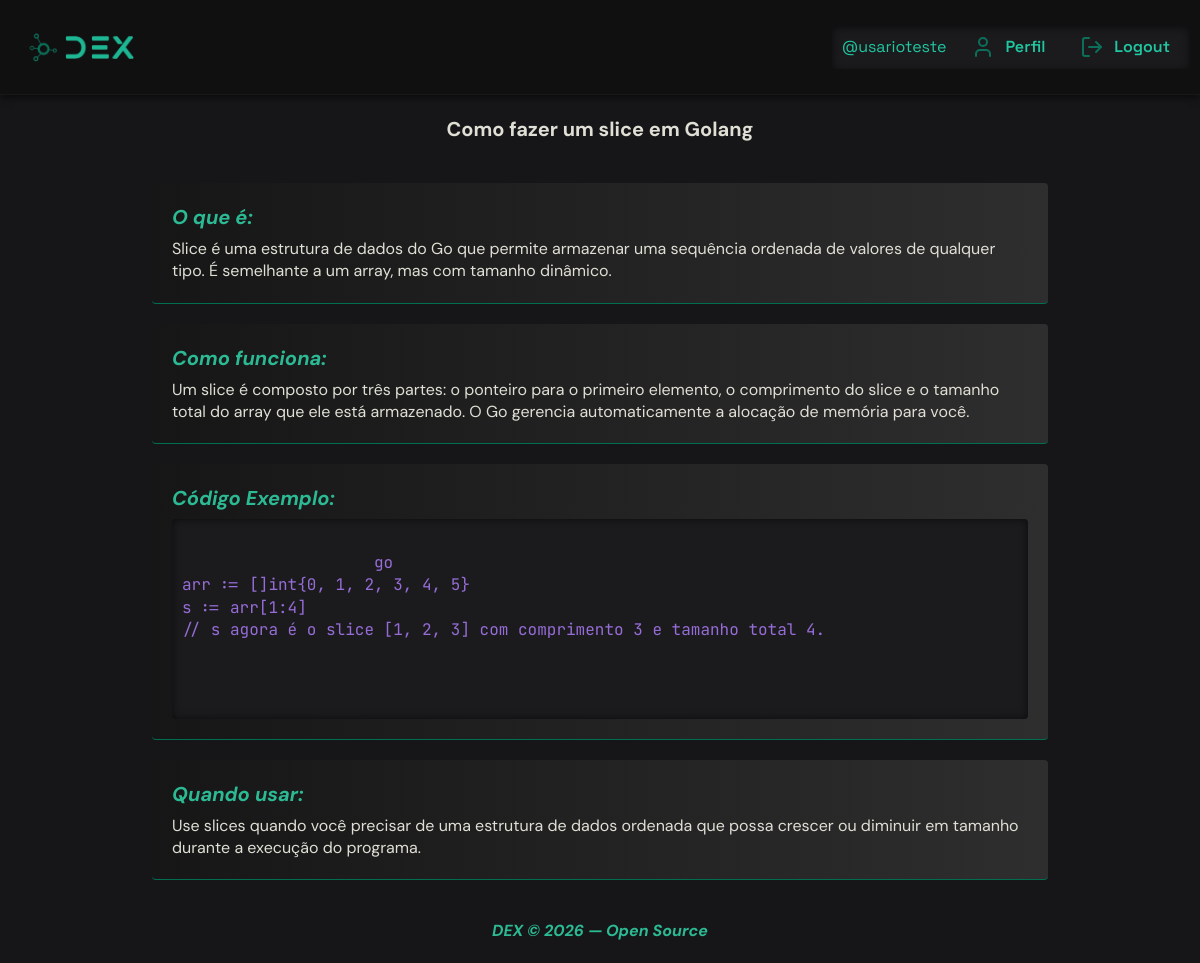
Screenshot of /search-detail/como-fazer-um-slice-em-golang/7/ (signed in) with the database file from the repository.
### core/models.py (models this page shows, shortened)
class Search(models.Model):
    user = models.ForeignKey(User, on_delete=models.CASCADE)
    tag = models.ForeignKey(Tag, on_delete=models.SET_NULL, null=True)
    slug = models.SlugField(blank=True)
    query = models.CharField(max_length=255)
    what_is = models.TextField()
    how_it_works = models.TextField()
    code_example = models.TextField()
    when_to_use = models.TextField()
    created_at = models.DateTimeField(auto_now_add=True)

### core/views.py (the view)
# urls.py: path("search-detail/<slug:slug>/<int:id>/", search_detail, name="search_detail"),
@login_required
def search_detail(request, slug, id):
    data = get_object_or_404(Search, slug=slug, pk=id, user=request.user)
    return render(request, "search_detail.html", {"data": data})

### core/templates/search_detail.html (shortened to what this page needs)
{% extends 'base.html' %}
{% load static %}
{% block css %}
<link rel="stylesheet" href="{% static 'css/home.css' %}">{% endblock %}
{% block content%}
{% include "navbar.html" %}
<main>
    <h2>{{data.query}}</h2>
    <div class="containers">
        <div class="container">
            <h2 class="h2">O que é:</h2>
            <p class="text">{{data.what_is}}</p>
        </div>
        <div class="container">
            <h2 class="h2">Como funciona:</h2>
            <p class="text">{{data.how_it_works}}</p>
        </div>
        <div class="container code-cointaner">
            <h2 class="h2">Código Exemplo:</h2>
            <pre>
                <code>
                    {{data.code_example}}
                </code>
            </pre>
        </div>
        <div class="container">
            <h2 class="h2">Quando usar:</h2>
                <p class="text">{{data.when_to_use}}</p>
        </div>
    </div>
    <footer>
        <p class="copyright">DEX © 2026 — Open Source</p>
    </footer>
</main>
{% endblock %}

### core/templates/navbar.html (shortened to what this page needs)
{% load static %}
<header>
    <a href="{% url 'core:home' %}">
        <div class="img-wrapper">
            <img src="{% static 'images/dex-logo.png' %}" class="dex-logo" alt="DEX Logo">
        </div>
    </a>
    <nav class="navbar">
        {% if user.is_authenticated %}
        <span class="username">@{{user.username}}</span>
        <div class="nav-link-icon">
            <i class="icon" data-lucide="user"></i>
            <a href="{% url 'core:profile' %}" class="nav-link">Perfil</a>
        </div>
        <div class="nav-link-icon">
            <i class="icon" data-lucide="log-out"></i>
            <a href="{% url 'core:logout' %}" class="nav-link">Logout</a>
        </div>
        {% endif %}
    </nav>
</header>

### core/static/css/base.css (style rules this page uses)
:root { --text-color: #dfdfd6; --code-background-color: #161618; }
* { padding: 0; margin: 0; box-sizing: border-box; }
html { font-size: 62.5%; scroll-behavior: smooth; }
body { background-color: var(--code-background-color); color: var(--text-color); font-size: 1.6rem; line-height: 1.4; }

### core/static/css/navbar.css (style rules this page uses)
:root { --nav-link-color: #20C7A1; }
header { background-color: #101011; font-family: "Space Grotesk", sans-serif; width: 100%; height: auto; padding: 1rem; display: flex; align-items: center; justify-content: space-between; gap: 2rem; border-bottom: solid 1px rgba(32, 32, 32, 0.50); box-shadow: 0 2px 8px rgba(0, 0, 0, 0.6); }
.img-wrapper { display: flex; align-items: center; }
.dex-logo { height: auto; width: 15rem; object-fit: contain; }
.navbar { background-color: #1b1b1e; display: flex; align-items: center; justify-content: center; gap: 1.5rem; padding: 0.5rem 1rem; box-shadow: inset 0 2px 10px rgba(0, 0, 0, 0.6); border-radius: 0.4rem; }
.nav-link-icon { display: flex; gap: 1rem; padding: 0.5rem 1rem; align-items: center; justify-content: center; }
.username { color: var(--nav-link-color); }
.nav-link { color: var(--nav-link-color); text-decoration: none; font-weight: 600; transition: all 0.3s ease-in-out; cursor: pointer; }
.icon { color: #0b6f59; }

### core/static/css/home.css (style rules this page uses)
main { font-family: "DM Sans", sans-serif; display: flex; flex-direction: column; align-items: center; justify-content: center; gap: 2rem; padding: 2rem; margin: 0 auto; }
h2 { font-size: 2rem; }
.h2 { color: #2cba94; align-self: flex-start; font-style: italic; margin-bottom: 0.7rem; }
.containers { display: flex; flex-direction: column; gap: 2rem; margin: 0 auto; padding: 2rem; align-items: center; justify-content: center; }
.container { background-image: linear-gradient(to right, rgb(22, 22, 22), rgb(47, 46, 46)); width: 80%; padding: 2rem; border-bottom: solid 1px #006f51; border-radius: 0.4rem; padding: 2rem; }
pre { font-family: "JetBrains Mono", monospace; color: #af7cfcd5; background-color: #1b1b1e; box-shadow: inset 0 0px 8px rgba(0, 0, 0, 0.6); padding: 1rem; border-radius: 0.4rem; overflow-x: auto; align-items: flex-start; }
code { font-family: "JetBrains Mono", monospace; }
.copyright { color: #2cba94; font-style:italic; font-weight: bold; }

### rows the page displays
Search: query "Como fazer um slice em Golang", what_is "Slice é uma estrutura de dados do Go que permite armazenar uma sequência ordenada de valores de qualquer tipo. É semelhante a um array, mas com tamanho dinâmico.", how_it_works "Um slice é composto por três partes: o ponteiro para o primeiro elemento, o comprimento do slice e o tamanho total do array que ele está armazenado. O Go gerencia automaticamente a alocação de memória para você.", code_example "go arr := []int{0, 1, 2, 3, 4, 5} s := arr[1:4] // s agora é o slice [1, 2, 3] com comprimento 3 e tamanho total 4.", when_to_use "Use slices quando você precisar de uma estrutura de dados ordenada que possa crescer ou diminuir em tamanho durante a execução do programa."

### other values shown
{{ user.username }} "usarioteste"
